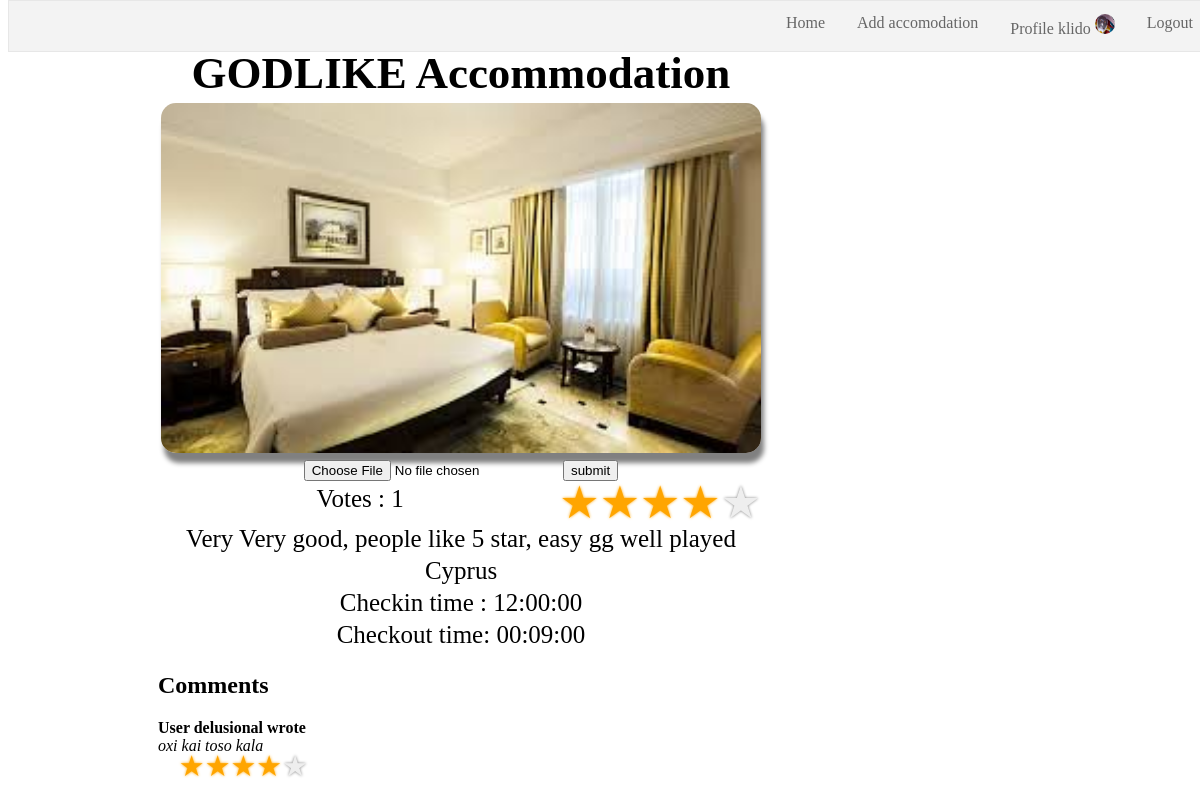
Before: /accommodation.php?id=24 (signed in) with the older database file.
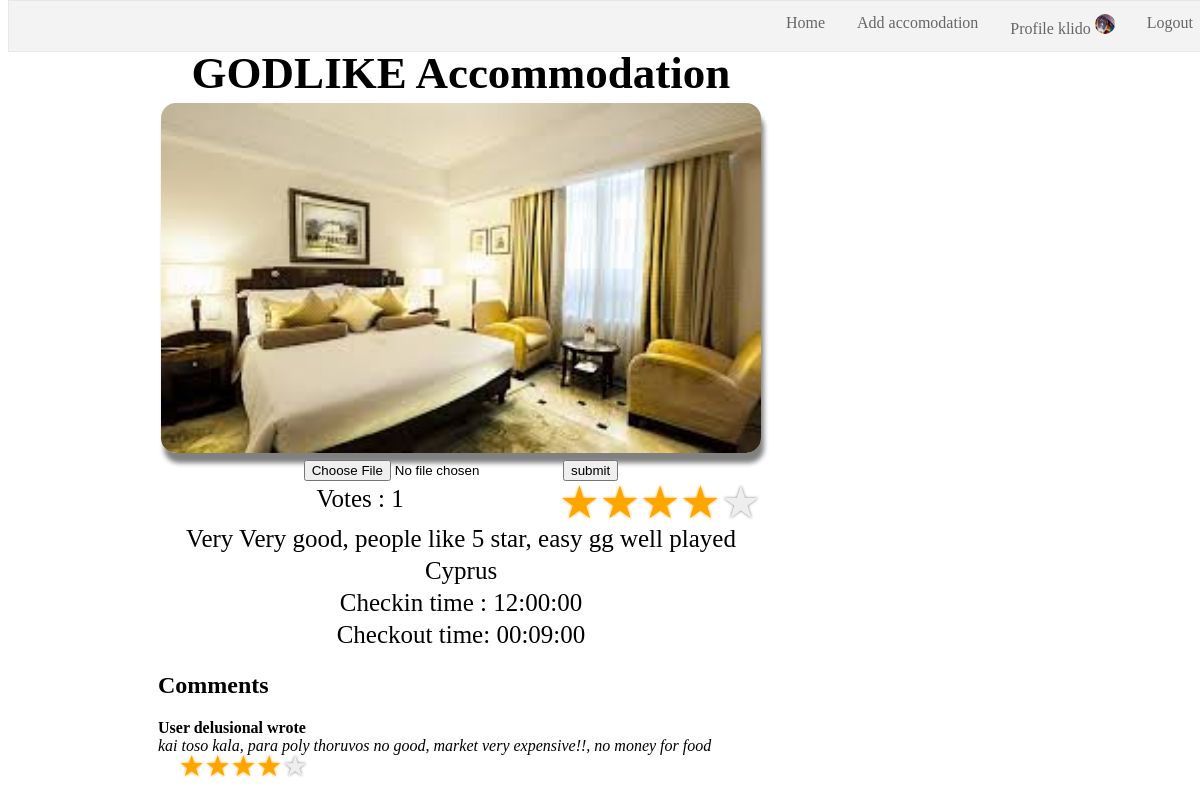
After: the same page with the newer database file.
### tables this page shows
CREATE TABLE `accommodations` (
  `accom_id` int(11) NOT NULL,
  `title` varchar(50) NOT NULL,
  `location` varchar(25) NOT NULL,
  `description` text,
  `rating` float DEFAULT '0',
  `votes` int(11) DEFAULT '0',
  `checkin` time NOT NULL,
  `checkout` time NOT NULL,
  `path_to_image` varchar(100) NOT NULL DEFAULT 'pictures\\accommodations\\not_available.jpg',
  `user_id` int(11) NOT NULL
);

CREATE TABLE `users` (
  `user_id` int(11) NOT NULL,
  `username` varchar(16) NOT NULL,
  `password` varchar(60) NOT NULL,
  `firstname` varchar(25) NOT NULL,
  `lastname` varchar(25) NOT NULL,
  `path_to_avatar` varchar(100) NOT NULL DEFAULT 'pictures\\avatars\\generic-avatar.png',
  `email` varchar(50) NOT NULL
);

CREATE TABLE `ratings` (
  `rent_id` int(11) NOT NULL,
  `rating` enum('1','2','3','4','5') NOT NULL,
  `comment` text NOT NULL
);

### classes/Config.php (called while the page is built)
<?php
class Config{
  public static function get($path = null){
    if($path){
      $config = $GLOBALS['config'];
      $path = explode('/',$path);
      foreach($path as $bit){
        if(isset($config[$bit]))
          $config = $config[$bit];
      }
      return $config;
    }
    return false;
  }
}
?>

### classes/Database.php (called while the page is built, shortened)
<?php
class Database {
  private static $_instance = null;
  private $_dbc,
          $_query,
          $_error=false,
          $_results,
          $_count=0;
  private function __construct() {
    $this->_dbc  = new mysqli(Config::get('mysql/host'),
                        Config::get('mysql/username'),
                        Config::get('mysql/password'),
                        Config::get('mysql/db'));
  }
  public static function getInstance() {
    if(!isset(self::$_instance)){
      self::$_instance = new Database();
    }
    return self::$_instance;
  }
  public function query($sql,$type='',$params = array()) {
    $this->_error = false;
    if($this->_query = $this->_dbc->prepare($sql)) {
      if(count($params)){
        call_user_func_array(array($this->_query, "bind_param"),array_merge(array($type), $params));
      }
      if($this->_query->execute()) {
          $this->_results = $this->_query->get_result() ?? NULL;
          $this->_count  = $this->_results->num_rows ?? NULL;
      }else{
        $this->_error = true;
      }
    }
  }
  public function getFirst() {
    if($this->_count>0)
      return $this->_results->fetch_array(MYSQLI_ASSOC);
  }
  public function getResultArray() {
    if($this->_count>0)
      return $this->_results->fetch_all(MYSQLI_ASSOC);
  }
  public function error() {
    return $this->_error;
  }
}
?>

### functions/sanitize.php (called while the page is built)
<?php
function escape($string){
    return htmlentities($string,ENT_QUOTES,'UTF-8');
}
?>

### classes/Accommodation.php (called while the page is built, shortened)
<?php
class Accommodation {
  private $_db;
  public function __construct() {
    $this->_db = Database::getInstance();
  }
  function getAccomById($id) {
    $this->_db->query('select * from accommodations where accom_id = ?','d',array(&$id));
    if($this->_db->error()) {
      echo $this->_db->getErrorDescr();
    }else{
      return $this->_db->getFirst();
    }
  }
  function getRatingsById($accom_id){
    $this->_db->query(" SELECT users.username as user ,ratings.rating as rating,ratings.comment as comment
                        FROM accommodations,bookings,ratings,users
                        WHERE accommodations.accom_id= ?
                        AND   users.user_id     = bookings.user_id
                        AND   bookings.accom_id = accommodations.accom_id
                        AND   bookings.rent_id  = ratings.rent_id
                        AND   ratings.comment <>''",
                          'i',array(&$accom_id));
    if($this->_db->error()) {
      echo $this->_db->getErrorDescr();
    }else{
      return $this->_db->getResultArray();
    }
  }
}
?>

### accommodation.php (the view, shortened to what this page needs)
<?php
function createStarsElement($user_rating,$min,$max){
  $user_stars = '';
  for($i=$max;$i>=$min;$i--){
    if($user_rating==$i){
      $user_stars.='<a class="registered"></a>';
    }else{
      $user_stars.='<a></a>';
    }
  }
  return $user_stars;
}
$userOwnsAccom = false;
if(isset($_GET['id'])){
  $accom = new Accommodation();
  $accom_id = escape($_GET['id']);
  $data = $accom->getAccomById($accom_id);
  if(isset($_SESSION['user'])){
    if($_SESSION['user_id'] == $data['user_id']){
      $userOwnsAccom = true;
    }
  }
}else{
  header('location:home.php');
}
?>
<!DOCTYPE html>
<html lang="el">
<head>
	<link href="css/navigation.css" rel="stylesheet" type="text/css">
  <link href="css/accommodation.css" rel="stylesheet" type="text/css">
</head>
<body>
  <?php include('navigation.php');?>
  <div class="main_div">
		<div class="content">
<?php
      $upload_form='';
      if($userOwnsAccom){
        $upload_form =
        '<form enctype="multipart/form-data" id="upload_form" method="POST">
            <input type="file" name="image" id="file_input">
            <button type="submit">submit</button>
         </form>';
      }
      $comment_section = '<div id="comment_section"><h2>Comments</h2>';
      $accom = new Accommodation();
      $comments = $accom->getRatingsById($data['accom_id']);
      if(!empty($comments)){
        foreach($comments as $i => $rating){
          $user_rating = round($rating['rating']);
          $user_stars= createStarsElement($user_rating,1,5);
          $comment_section.="<div>
                              <b>User {$rating['user']} wrote</b><br>
                              <i>{$rating['comment']}</i>
                              <div class='stars user'>{$user_stars}</div>
                              </div>
                              </br>";
        }
        $comment_section.='</div>';
      }else{
        $comment_section.="<i>No comments available</i>";
      }
      $rating = round($data['rating']);
      $stars  = createStarsElement($rating,1,5);
      $str = <<< EOR
      <table>
        <tr>
          <th>{$data['title']}</th>
        </tr>
        <tr>
          <td>
            <img class='accom_img' src="{$data['path_to_image']}" alt="Avatar" width='256' heght='256'>
            {$upload_form}
          </td>
        </tr>
        <tr>
          <td class='star'>Votes : {$data['votes']}<div class='stars accom'>{$stars}</div></td>
        </tr>
        <tr>
          <td>{$data['description']}</td>
        </tr>
        <tr>
          <td>{$data['location']}</td>
        </tr>
        <tr>
          <td>Checkin time : {$data['checkin']}</td>
        </tr>
        <tr>
          <td>Checkout time: {$data['checkout']}</td>
        </tr>
      </table>
EOR;
      echo $str;
      echo $comment_section;
?>
    </div>
  </div>
</body>
</html>

### navigation.php
<?php
$active = array('profile'=>'','register_accom'=>'','home'=>'','login'=>'','register_user'=>'');
$tmp = explode('/',$_SERVER['PHP_SELF']);
$filename = substr($tmp[count($tmp)-1],0,-4);
$str = "class='active'";
if($filename=='accommodations'){
	$active['home']=  $str;
}elseif($filename=='profile_accom' || $filename=='history' || $filename=='bookings'){
	$active['profile'] = $str;
}else{
	$active[$filename] = $str;
}
echo '<div class="nav" id="navbar"><ul>';
if(isset($_SESSION['user'])) {
	echo '<li><a href="logout.php">Logout</a></li>';
	echo '<li><a '.$active['profile'].' href="profile.php#profile_info">Profile '.$_SESSION['user'].' <img src="'.$_SESSION['path_to_avatar'].'" width="20" height="20"></a></li>';
	echo '<li><a '.$active['register_accom'].' href="register_accom.php">Add accomodation</a></li>';
}else{
	echo "<li><a ".$active['login']."  id='login' href='login.php'>Login</a></li>";
  echo "<li><a ".$active['register_user']."  id='register_user' href='register_user.php'>Register</a></li>";
}
echo '<li><a '.$active['home'].' id="home" href="home.php">Home</a></li>';
echo "</ul></div><br/></br>";
?>

### css/navigation.css (style rules this page uses)
#navbar ul { list-style-type: none; margin: 0; padding: 0; position: fixed; top: 0; width: 100%; border: 1px solid #e7e7e7; background-color: #f3f3f3; display: block; }
#navbar li { display:inline; float:right; text-align: center; }
#navbar img { border-radius:50%; }
.nav li a { display: block; padding: 13px 16px; text-decoration: none; color:#666; }

### css/accommodation.css (style rules this page uses)
.content { margin-left:150px; }
html { height:1200px; }
.content img { border-radius: 15px; box-shadow:3px 10px 5px grey; display: block; max-width:600px; max-height:350px; min-width:600px; min-height:350px; width: auto; height: auto; }
table td { text-align:center; font-size:25px; }
table th { text-align:center; font-size:45px; }
.stars a::after { content: "\2605"; }
.stars.accom { display:inline; width-left:auto; width-right:auto; }
.stars.user { width:150px; }
.stars a { float:right; font-size:180%; line-height:.8; text-shadow: 0 0 3px gray; color:#eee; }
.stars a.registered, .stars a.registered ~ a { color:orange; text-shadow: 0 0 3px; }

Changed rows visible on the page:
changed through a linked row, users "delusional": ratings.comment "oxi kai toso kala" → "kai toso kala, para poly thoruvos no good, market very expensive!!, no money for food"
